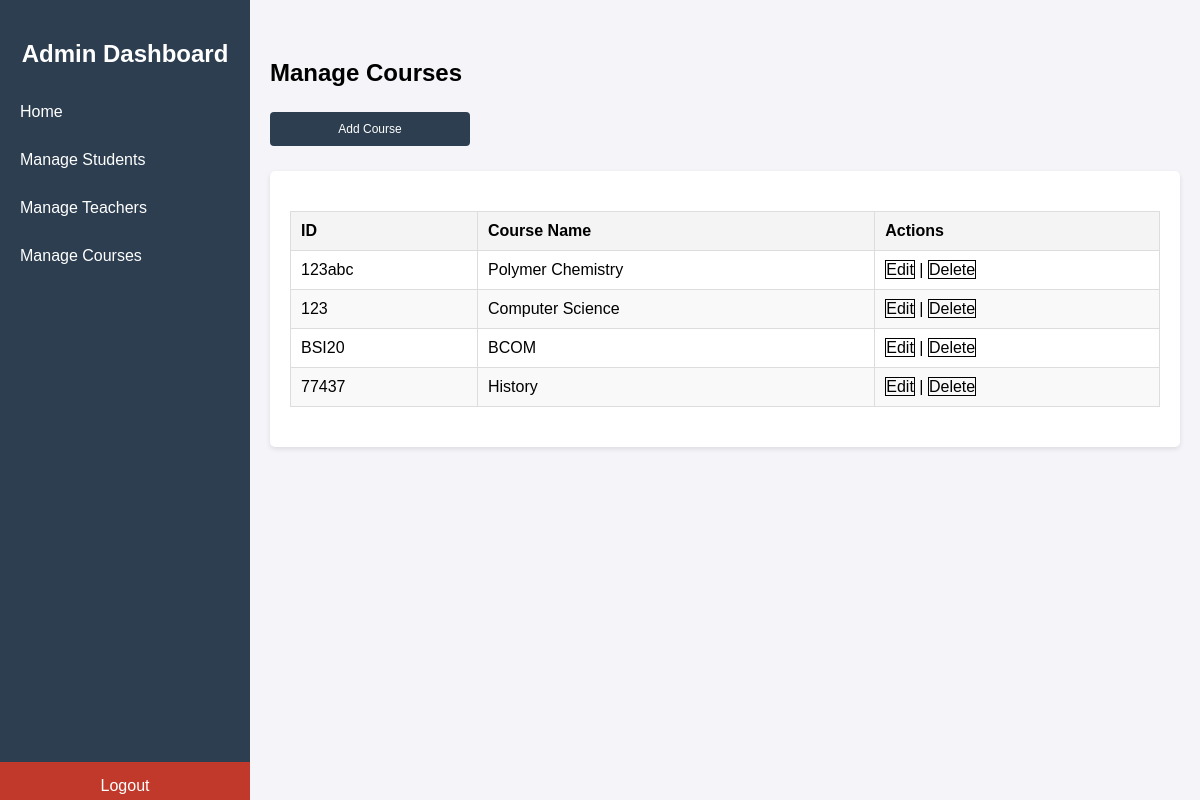
Before: /admin-course/ with the older database file.
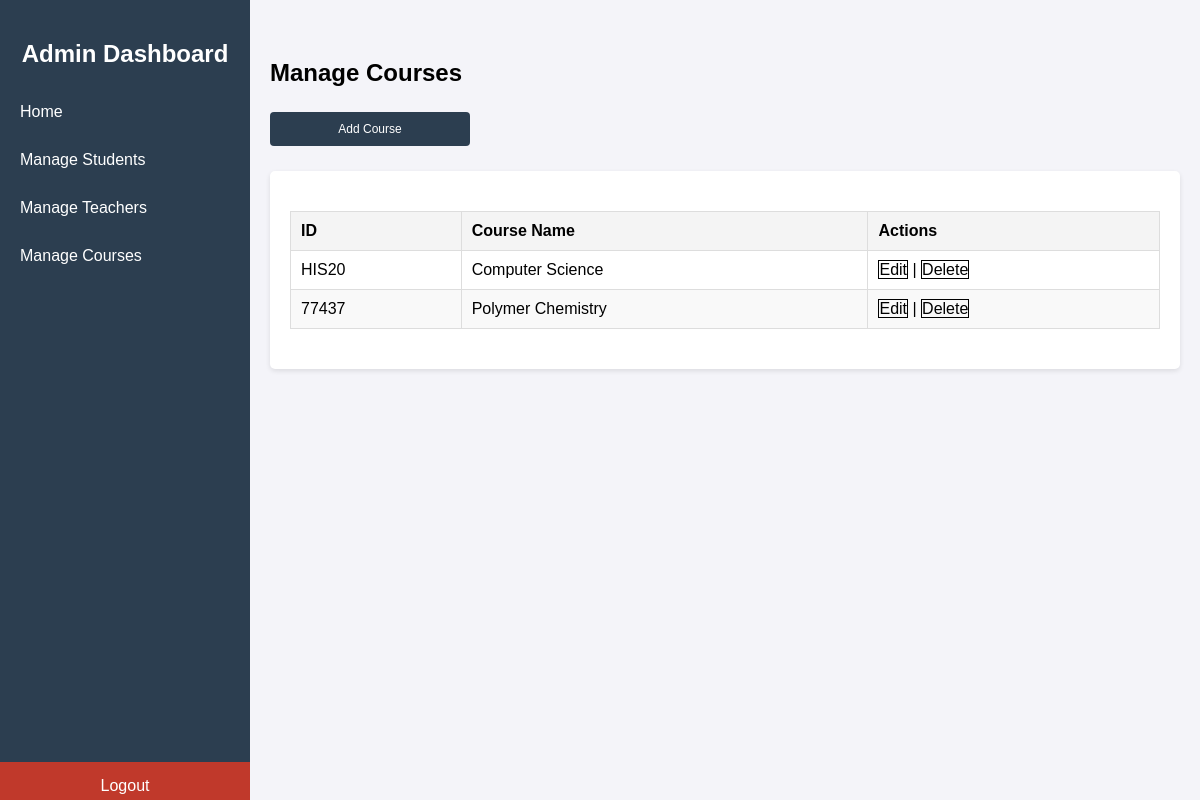
After: the same page with the newer database file.
### GradeWireapp/models.py (models this page shows, shortened)
class Course(models.Model):
    course_id = models.CharField(max_length=30,unique=True)
    course_name = models.CharField(max_length=30,unique=True,default= ' ')

### GradeWireapp/views.py (the view)
# urls.py: path('admin-course/', views.admin_mg_course_view,name='adminMgCourse'),
def admin_mg_course_view(request):
    courses = Course.objects.all()  # Get all courses from the database
    return render(request,'admin_mg_course.html', {'courses': courses})

### templates/admin_mg_course.html (shortened to what this page needs)
{% load static %}
<!DOCTYPE html>
<html lang="en">
<head>
    <link rel="stylesheet" type="text/css" href="{% static 'assets/css/admin-style.css'%}">
</head>
<body>
    <div class="menu-toggle" onclick="toggleSidebar()">☰ Menu</div>
    <div class="sidebar">
        <h2>Admin Dashboard</h2>
        <a href="{% url 'adminHome' %}" onclick="showSection('home')">Home</a>
        <a href="{% url 'ManageStudent' %}"  >Manage Students</a>
        <a href="{% url 'ManageTeacher' %}" >Manage Teachers</a>
        <a href="{% url 'ManageCourse' %}" >Manage Courses</a>
        <a href="{% url 'logout' %}" class="logout" id="logoutButton">Logout</a>
    </div>
    <div class="content">
        <div id="manage-courses" class="section active">
            <h2>Manage Courses</h2>
            <div class="form-container">
                <button class="small-btn" onclick="toggleAddCourseForm()" style="    width: 200px;">Add Course</button>
            </div>
            <div class="table-container">
                <table>
                    <thead>
                        <tr>
                            <th>ID</th>
                            <th>Course Name</th>
                            <th>Actions</th>
                        </tr>
                    </thead>
                    <tbody id="courseTableBody">
                        {% for course in courses %}
                            <tr>
                                <td>{{ course.course_id }}</td>
                                <td>{{ course.course_name }}</td>
                                <td>
                                    <a href="{% url 'edit_course' course.id %}"  style="border: 1px solid; text-decoration: none; color: black;">Edit</a> |
                                    <a href="{% url 'delete_course' course.id %}" onclick="return confirm('Are you sure you want to delete this course?');" style="border: 1px solid; text-decoration: none; color: black;">Delete</a>
                                </td>
                            </tr>
                        {% endfor %}
                    </tbody>
                </table>
            </div>
        </div>
    </div>
</body>
</html>

Changed rows visible on the page:
removed Course: course_id "123", course_name "Computer Science"
removed Course: course_id "BSI20", course_name "BCOM"
removed Course: course_id "77437", course_name "History"
added Course: course_id "HIS20", course_name "Computer Science"
changed Course "Polymer Chemistry": course_id "123abc" → "77437"
